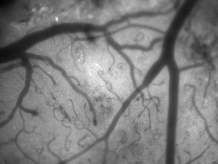
#> input picture coreg/images/REF.tif, 218 x 164 px
$ python test_draw.py
#> lines starting #> are read from the running program, lines starting #| are printed output that depends on the picture
import matplotlib.pyplot as plt
import matplotlib.image as mpimg
import numpy as np
import sys
sys.path.append('/usr/local/lib/python2.7/site-packages')

import cv2
import math

class Painter(object):
    def __init__(self, ax, img):
        self.showverts = True
        self.figure = plt.figure(1)
        self.button_pressed = False
        self.img = img
        self.brush_size = 50
        self.ax = ax
        self.color = 255

        canvas = self.figure.canvas
        canvas.mpl_connect('button_press_event', self.button_press_callback)
        canvas.mpl_connect('button_release_event', self.button_release_callback)
        canvas.mpl_connect('motion_notify_event', self.on_move)

    def button_press_callback(self, event):
        if(event.button == 1):
            self.button_pressed = True
            x = int(math.floor(event.xdata))
            y = int(math.floor(event.ydata))
            cv2.circle(self.img, (x, y), int(self.brush_size / 2), (self.color, self.color, self.color), -1)
            #update the image

    def button_release_callback(self, event):
        self.button_pressed = False
        self.ax.images.pop()
        self.ax.imshow(self.img, interpolation='nearest', alpha=0.6)
        plt.draw()
        cv2.imwrite('test.png', self.img)

    def on_move(self, event):
        if(self.button_pressed):
            x = int(math.floor(event.xdata))
            y = int(math.floor(event.ydata))
            cv2.circle(self.img, (x, y), int(self.brush_size / 2), (self.color, self.color, self.color), -1)
            #update the image

def draw_demo():
    global imgMain
    imgOver = np.zeros((717,1465,3), np.uint8)
    imgMain = mpimg.imread('./images/REF.tif')
#> imgMain is the input picture: shape (164, 218, 4); mean R, G, B, A 124.7, 124.7, 124.7, 255
    #imgMain = np.random.uniform(0, 255, size=(500, 500))

    ax = plt.subplot(111)
    ax.imshow(imgMain, interpolation='nearest', alpha=1)
    ax.imshow(imgOver, interpolation='nearest', alpha=0.6)

    pntr = Painter(ax, imgOver)
    plt.title('Click on the image to draw')
    plt.show()
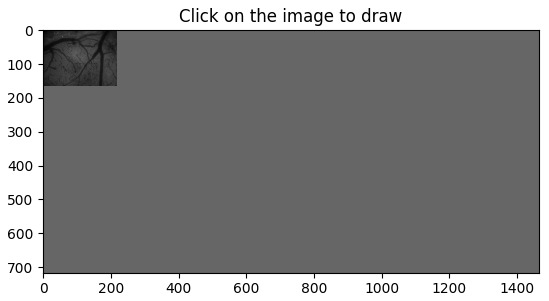
#> figure drawn by matplotlib, 1 panel

if __name__ == '__main__':
    draw_demo()
